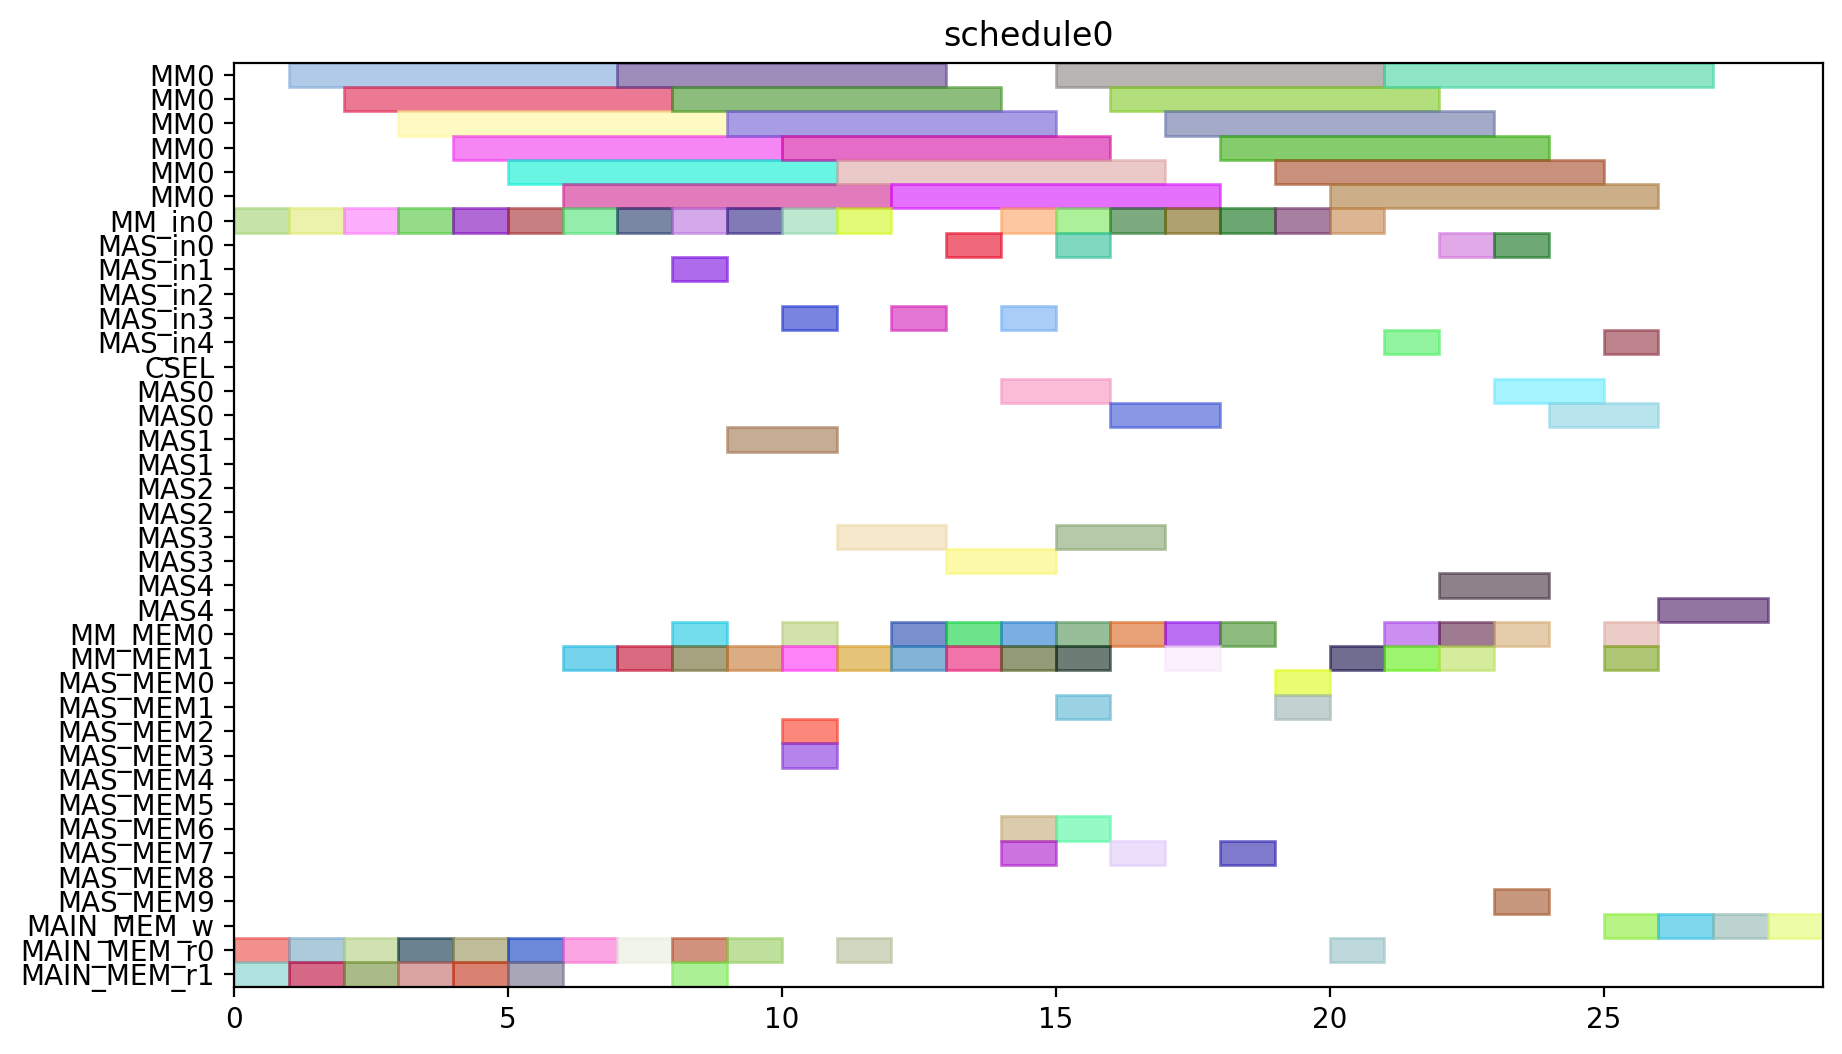

Here is the Python script that generated this plot:
from pyschedule import Scenario, solvers, plotters, alt


def solve():
	horizon = 120
	S = Scenario("schedule0", horizon=horizon)

	# resource
	MM = S.Resources('MM', num=1, size=6)
	MM_in = S.Resources('MM_in', num=1)
	MAS_in = S.Resources('MAS_in', num=5)
	CSEL = S.Resource('CSEL')
	MAS = S.Resources('MAS', num=5, size=2, periods=range(1, horizon))
	MM_MEM = S.Resources('MM_MEM', num=2)
	MAS_MEM = S.Resources('MAS_MEM', num=10)
	MAIN_MEM_w = S.Resource('MAIN_MEM_w', size=1)
	MAIN_MEM_r = S.Resources('MAIN_MEM_r', num=2)

	# result of previous scheduling

	# new tasks
	T1 = S.Task('T1', length=6, delay_cost=1)
	T1 += alt(MM)
	T1_in = S.Task('T1_in', length=1, delay_cost=1)
	T1_in += alt(MM_in)
	S += T1_in*MM_in[0]<=T1*MM[0]
	T1_mem0 = S.Task('T1_mem0', length=1, delay_cost=1)
	T1_mem0 += MAIN_MEM_r[0]
	S += T1_mem0 <= T1

	T1_mem1 = S.Task('T1_mem1', length=1, delay_cost=1)
	T1_mem1 += MAIN_MEM_r[1]
	S += T1_mem1 <= T1

	T2 = S.Task('T2', length=6, delay_cost=1)
	T2 += alt(MM)
	T2_in = S.Task('T2_in', length=1, delay_cost=1)
	T2_in += alt(MM_in)
	S += T2_in*MM_in[0]<=T2*MM[0]
	T2_mem0 = S.Task('T2_mem0', length=1, delay_cost=1)
	T2_mem0 += MAIN_MEM_r[0]
	S += T2_mem0 <= T2

	T2_mem1 = S.Task('T2_mem1', length=1, delay_cost=1)
	T2_mem1 += MAIN_MEM_r[1]
	S += T2_mem1 <= T2

	T3 = S.Task('T3', length=6, delay_cost=1)
	T3 += alt(MM)
	T3_in = S.Task('T3_in', length=1, delay_cost=1)
	T3_in += alt(MM_in)
	S += T3_in*MM_in[0]<=T3*MM[0]
	T3_mem0 = S.Task('T3_mem0', length=1, delay_cost=1)
	T3_mem0 += MAIN_MEM_r[0]
	S += T3_mem0 <= T3

	T3_mem1 = S.Task('T3_mem1', length=1, delay_cost=1)
	T3_mem1 += MAIN_MEM_r[1]
	S += T3_mem1 <= T3

	T4 = S.Task('T4', length=6, delay_cost=1)
	T4 += alt(MM)
	T4_in = S.Task('T4_in', length=1, delay_cost=1)
	T4_in += alt(MM_in)
	S += T4_in*MM_in[0]<=T4*MM[0]
	T4_mem0 = S.Task('T4_mem0', length=1, delay_cost=1)
	T4_mem0 += MAIN_MEM_r[0]
	S += T4_mem0 <= T4

	T4_mem1 = S.Task('T4_mem1', length=1, delay_cost=1)
	T4_mem1 += MAIN_MEM_r[1]
	S += T4_mem1 <= T4

	T5 = S.Task('T5', length=6, delay_cost=1)
	T5 += alt(MM)
	T5_in = S.Task('T5_in', length=1, delay_cost=1)
	T5_in += alt(MM_in)
	S += T5_in*MM_in[0]<=T5*MM[0]
	T5_mem0 = S.Task('T5_mem0', length=1, delay_cost=1)
	T5_mem0 += MAIN_MEM_r[0]
	S += T5_mem0 <= T5

	T5_mem1 = S.Task('T5_mem1', length=1, delay_cost=1)
	T5_mem1 += MAIN_MEM_r[1]
	S += T5_mem1 <= T5

	T6 = S.Task('T6', length=6, delay_cost=1)
	T6 += alt(MM)
	T6_in = S.Task('T6_in', length=1, delay_cost=1)
	T6_in += alt(MM_in)
	S += T6_in*MM_in[0]<=T6*MM[0]
	T6_mem0 = S.Task('T6_mem0', length=1, delay_cost=1)
	T6_mem0 += MAIN_MEM_r[0]
	S += T6_mem0 <= T6

	T6_mem1 = S.Task('T6_mem1', length=1, delay_cost=1)
	T6_mem1 += MAIN_MEM_r[1]
	S += T6_mem1 <= T6

	T7 = S.Task('T7', length=6, delay_cost=1)
	T7 += alt(MM)
	T7_in = S.Task('T7_in', length=1, delay_cost=1)
	T7_in += alt(MM_in)
	S += T7_in*MM_in[0]<=T7*MM[0]
	T7_mem0 = S.Task('T7_mem0', length=1, delay_cost=1)
	T7_mem0 += MAIN_MEM_r[0]
	S += T7_mem0 <= T7

	T7_mem1 = S.Task('T7_mem1', length=1, delay_cost=1)
	T7_mem1 += MAIN_MEM_r[1]
	S += T7_mem1 <= T7

	T8 = S.Task('T8', length=6, delay_cost=1)
	T8 += alt(MM)
	T8_in = S.Task('T8_in', length=1, delay_cost=1)
	T8_in += alt(MM_in)
	S += T8_in*MM_in[0]<=T8*MM[0]
	T8_mem0 = S.Task('T8_mem0', length=1, delay_cost=1)
	T8_mem0 += MAIN_MEM_r[0]
	S += T8_mem0 <= T8

	T8_mem1 = S.Task('T8_mem1', length=1, delay_cost=1)
	T8_mem1 += alt(MM_MEM)
	S += (T1*MM[0])-1 < T8_mem1*MM_MEM[1]
	S += T8_mem1 <= T8

	T9 = S.Task('T9', length=6, delay_cost=1)
	T9 += alt(MM)
	T9_in = S.Task('T9_in', length=1, delay_cost=1)
	T9_in += alt(MM_in)
	S += T9_in*MM_in[0]<=T9*MM[0]
	T9_mem0 = S.Task('T9_mem0', length=1, delay_cost=1)
	T9_mem0 += MAIN_MEM_r[0]
	S += T9_mem0 <= T9

	T9_mem1 = S.Task('T9_mem1', length=1, delay_cost=1)
	T9_mem1 += alt(MM_MEM)
	S += (T1*MM[0])-1 < T9_mem1*MM_MEM[1]
	S += T9_mem1 <= T9

	T10 = S.Task('T10', length=6, delay_cost=1)
	T10 += alt(MM)
	T10_in = S.Task('T10_in', length=1, delay_cost=1)
	T10_in += alt(MM_in)
	S += T10_in*MM_in[0]<=T10*MM[0]
	T10_mem0 = S.Task('T10_mem0', length=1, delay_cost=1)
	T10_mem0 += MAIN_MEM_r[0]
	S += T10_mem0 <= T10

	T10_mem1 = S.Task('T10_mem1', length=1, delay_cost=1)
	T10_mem1 += alt(MM_MEM)
	S += (T3*MM[0])-1 < T10_mem1*MM_MEM[1]
	S += T10_mem1 <= T10

	T11 = S.Task('T11', length=6, delay_cost=1)
	T11 += alt(MM)
	T11_in = S.Task('T11_in', length=1, delay_cost=1)
	T11_in += alt(MM_in)
	S += T11_in*MM_in[0]<=T11*MM[0]
	T11_mem0 = S.Task('T11_mem0', length=1, delay_cost=1)
	T11_mem0 += MAIN_MEM_r[0]
	S += T11_mem0 <= T11

	T11_mem1 = S.Task('T11_mem1', length=1, delay_cost=1)
	T11_mem1 += alt(MM_MEM)
	S += (T3*MM[0])-1 < T11_mem1*MM_MEM[1]
	S += T11_mem1 <= T11

	T12 = S.Task('T12', length=2, delay_cost=1)
	T12 += alt(MAS)
	T12_in = S.Task('T12_in', length=1, delay_cost=1)
	T12_in += alt(MAS_in)
	S += T12_in*MAS_in[0]<=T12*MAS[0]

	S += T12_in*MAS_in[1]<=T12*MAS[1]

	S += T12_in*MAS_in[2]<=T12*MAS[2]

	S += T12_in*MAS_in[3]<=T12*MAS[3]

	S += T12_in*MAS_in[4]<=T12*MAS[4]

	T12_mem0 = S.Task('T12_mem0', length=1, delay_cost=1)
	T12_mem0 += alt(MM_MEM)
	S += (T4*MM[0])-1 < T12_mem0*MM_MEM[0]
	S += T12_mem0 <= T12

	T12_mem1 = S.Task('T12_mem1', length=1, delay_cost=1)
	T12_mem1 += alt(MM_MEM)
	S += (T2*MM[0])-1 < T12_mem1*MM_MEM[1]
	S += T12_mem1 <= T12

	T13 = S.Task('T13', length=2, delay_cost=1)
	T13 += alt(MAS)
	T13_in = S.Task('T13_in', length=1, delay_cost=1)
	T13_in += alt(MAS_in)
	S += T13_in*MAS_in[0]<=T13*MAS[0]

	S += T13_in*MAS_in[1]<=T13*MAS[1]

	S += T13_in*MAS_in[2]<=T13*MAS[2]

	S += T13_in*MAS_in[3]<=T13*MAS[3]

	S += T13_in*MAS_in[4]<=T13*MAS[4]

	T13_mem0 = S.Task('T13_mem0', length=1, delay_cost=1)
	T13_mem0 += alt(MM_MEM)
	S += (T4*MM[0])-1 < T13_mem0*MM_MEM[0]
	S += T13_mem0 <= T13

	T13_mem1 = S.Task('T13_mem1', length=1, delay_cost=1)
	T13_mem1 += alt(MM_MEM)
	S += (T2*MM[0])-1 < T13_mem1*MM_MEM[1]
	S += T13_mem1 <= T13

	T15 = S.Task('T15', length=2, delay_cost=1)
	T15 += alt(MAS)
	T15_in = S.Task('T15_in', length=1, delay_cost=1)
	T15_in += alt(MAS_in)
	S += T15_in*MAS_in[0]<=T15*MAS[0]

	S += T15_in*MAS_in[1]<=T15*MAS[1]

	S += T15_in*MAS_in[2]<=T15*MAS[2]

	S += T15_in*MAS_in[3]<=T15*MAS[3]

	S += T15_in*MAS_in[4]<=T15*MAS[4]

	T15_mem0 = S.Task('T15_mem0', length=1, delay_cost=1)
	T15_mem0 += alt(MM_MEM)
	S += (T7*MM[0])-1 < T15_mem0*MM_MEM[0]
	S += T15_mem0 <= T15

	T15_mem1 = S.Task('T15_mem1', length=1, delay_cost=1)
	T15_mem1 += alt(MM_MEM)
	S += (T7*MM[0])-1 < T15_mem1*MM_MEM[1]
	S += T15_mem1 <= T15

	T14 = S.Task('T14', length=6, delay_cost=1)
	T14 += alt(MM)
	T14_in = S.Task('T14_in', length=1, delay_cost=1)
	T14_in += alt(MM_in)
	S += T14_in*MM_in[0]<=T14*MM[0]
	T14_mem0 = S.Task('T14_mem0', length=1, delay_cost=1)
	T14_mem0 += alt(MAS_MEM)
	S += (T13*MAS[0])-1 < T14_mem0*MAS_MEM[0]
	S += (T13*MAS[1])-1 < T14_mem0*MAS_MEM[2]
	S += (T13*MAS[2])-1 < T14_mem0*MAS_MEM[4]
	S += (T13*MAS[3])-1 < T14_mem0*MAS_MEM[6]
	S += (T13*MAS[4])-1 < T14_mem0*MAS_MEM[8]
	S += T14_mem0 <= T14

	T14_mem1 = S.Task('T14_mem1', length=1, delay_cost=1)
	T14_mem1 += alt(MAS_MEM)
	S += (T13*MAS[0])-1 < T14_mem1*MAS_MEM[1]
	S += (T13*MAS[1])-1 < T14_mem1*MAS_MEM[3]
	S += (T13*MAS[2])-1 < T14_mem1*MAS_MEM[5]
	S += (T13*MAS[3])-1 < T14_mem1*MAS_MEM[7]
	S += (T13*MAS[4])-1 < T14_mem1*MAS_MEM[9]
	S += T14_mem1 <= T14

	T16 = S.Task('T16', length=6, delay_cost=1)
	T16 += alt(MM)
	T16_in = S.Task('T16_in', length=1, delay_cost=1)
	T16_in += alt(MM_in)
	S += T16_in*MM_in[0]<=T16*MM[0]
	T16_mem0 = S.Task('T16_mem0', length=1, delay_cost=1)
	T16_mem0 += alt(MM_MEM)
	S += (T1*MM[0])-1 < T16_mem0*MM_MEM[0]
	S += T16_mem0 <= T16

	T16_mem1 = S.Task('T16_mem1', length=1, delay_cost=1)
	T16_mem1 += alt(MM_MEM)
	S += (T8*MM[0])-1 < T16_mem1*MM_MEM[1]
	S += T16_mem1 <= T16

	T17 = S.Task('T17', length=6, delay_cost=1)
	T17 += alt(MM)
	T17_in = S.Task('T17_in', length=1, delay_cost=1)
	T17_in += alt(MM_in)
	S += T17_in*MM_in[0]<=T17*MM[0]
	T17_mem0 = S.Task('T17_mem0', length=1, delay_cost=1)
	T17_mem0 += alt(MM_MEM)
	S += (T8*MM[0])-1 < T17_mem0*MM_MEM[0]
	S += T17_mem0 <= T17

	T17_mem1 = S.Task('T17_mem1', length=1, delay_cost=1)
	T17_mem1 += alt(MAS_MEM)
	S += (T15*MAS[0])-1 < T17_mem1*MAS_MEM[1]
	S += (T15*MAS[1])-1 < T17_mem1*MAS_MEM[3]
	S += (T15*MAS[2])-1 < T17_mem1*MAS_MEM[5]
	S += (T15*MAS[3])-1 < T17_mem1*MAS_MEM[7]
	S += (T15*MAS[4])-1 < T17_mem1*MAS_MEM[9]
	S += T17_mem1 <= T17

	T18 = S.Task('T18', length=2, delay_cost=1)
	T18 += alt(MAS)
	T18_in = S.Task('T18_in', length=1, delay_cost=1)
	T18_in += alt(MAS_in)
	S += T18_in*MAS_in[0]<=T18*MAS[0]

	S += T18_in*MAS_in[1]<=T18*MAS[1]

	S += T18_in*MAS_in[2]<=T18*MAS[2]

	S += T18_in*MAS_in[3]<=T18*MAS[3]

	S += T18_in*MAS_in[4]<=T18*MAS[4]

	T18_mem0 = S.Task('T18_mem0', length=1, delay_cost=1)
	T18_mem0 += alt(MM_MEM)
	S += (T5*MM[0])-1 < T18_mem0*MM_MEM[0]
	S += T18_mem0 <= T18

	T18_mem1 = S.Task('T18_mem1', length=1, delay_cost=1)
	T18_mem1 += alt(MM_MEM)
	S += (T9*MM[0])-1 < T18_mem1*MM_MEM[1]
	S += T18_mem1 <= T18

	T19 = S.Task('T19', length=2, delay_cost=1)
	T19 += alt(MAS)
	T19_in = S.Task('T19_in', length=1, delay_cost=1)
	T19_in += alt(MAS_in)
	S += T19_in*MAS_in[0]<=T19*MAS[0]

	S += T19_in*MAS_in[1]<=T19*MAS[1]

	S += T19_in*MAS_in[2]<=T19*MAS[2]

	S += T19_in*MAS_in[3]<=T19*MAS[3]

	S += T19_in*MAS_in[4]<=T19*MAS[4]

	T19_mem0 = S.Task('T19_mem0', length=1, delay_cost=1)
	T19_mem0 += alt(MM_MEM)
	S += (T5*MM[0])-1 < T19_mem0*MM_MEM[0]
	S += T19_mem0 <= T19

	T19_mem1 = S.Task('T19_mem1', length=1, delay_cost=1)
	T19_mem1 += alt(MM_MEM)
	S += (T9*MM[0])-1 < T19_mem1*MM_MEM[1]
	S += T19_mem1 <= T19

	T21 = S.Task('T21', length=2, delay_cost=1)
	T21 += alt(MAS)
	T21_in = S.Task('T21_in', length=1, delay_cost=1)
	T21_in += alt(MAS_in)
	S += T21_in*MAS_in[0]<=T21*MAS[0]

	S += T21_in*MAS_in[1]<=T21*MAS[1]

	S += T21_in*MAS_in[2]<=T21*MAS[2]

	S += T21_in*MAS_in[3]<=T21*MAS[3]

	S += T21_in*MAS_in[4]<=T21*MAS[4]

	T21_mem0 = S.Task('T21_mem0', length=1, delay_cost=1)
	T21_mem0 += alt(MM_MEM)
	S += (T6*MM[0])-1 < T21_mem0*MM_MEM[0]
	S += T21_mem0 <= T21

	T21_mem1 = S.Task('T21_mem1', length=1, delay_cost=1)
	T21_mem1 += alt(MM_MEM)
	S += (T10*MM[0])-1 < T21_mem1*MM_MEM[1]
	S += T21_mem1 <= T21

	T24 = S.Task('T24', length=6, delay_cost=1)
	T24 += alt(MM)
	T24_in = S.Task('T24_in', length=1, delay_cost=1)
	T24_in += alt(MM_in)
	S += T24_in*MM_in[0]<=T24*MM[0]
	T24_mem0 = S.Task('T24_mem0', length=1, delay_cost=1)
	T24_mem0 += alt(MM_MEM)
	S += (T11*MM[0])-1 < T24_mem0*MM_MEM[0]
	S += T24_mem0 <= T24

	T24_mem1 = S.Task('T24_mem1', length=1, delay_cost=1)
	T24_mem1 += alt(MAS_MEM)
	S += (T12*MAS[0])-1 < T24_mem1*MAS_MEM[1]
	S += (T12*MAS[1])-1 < T24_mem1*MAS_MEM[3]
	S += (T12*MAS[2])-1 < T24_mem1*MAS_MEM[5]
	S += (T12*MAS[3])-1 < T24_mem1*MAS_MEM[7]
	S += (T12*MAS[4])-1 < T24_mem1*MAS_MEM[9]
	S += T24_mem1 <= T24

	T20 = S.Task('T20', length=6, delay_cost=1)
	T20 += alt(MM)
	T20_in = S.Task('T20_in', length=1, delay_cost=1)
	T20_in += alt(MM_in)
	S += T20_in*MM_in[0]<=T20*MM[0]
	T20_mem0 = S.Task('T20_mem0', length=1, delay_cost=1)
	T20_mem0 += alt(MAS_MEM)
	S += (T15*MAS[0])-1 < T20_mem0*MAS_MEM[0]
	S += (T15*MAS[1])-1 < T20_mem0*MAS_MEM[2]
	S += (T15*MAS[2])-1 < T20_mem0*MAS_MEM[4]
	S += (T15*MAS[3])-1 < T20_mem0*MAS_MEM[6]
	S += (T15*MAS[4])-1 < T20_mem0*MAS_MEM[8]
	S += T20_mem0 <= T20

	T20_mem1 = S.Task('T20_mem1', length=1, delay_cost=1)
	T20_mem1 += alt(MAS_MEM)
	S += (T18*MAS[0])-1 < T20_mem1*MAS_MEM[1]
	S += (T18*MAS[1])-1 < T20_mem1*MAS_MEM[3]
	S += (T18*MAS[2])-1 < T20_mem1*MAS_MEM[5]
	S += (T18*MAS[3])-1 < T20_mem1*MAS_MEM[7]
	S += (T18*MAS[4])-1 < T20_mem1*MAS_MEM[9]
	S += T20_mem1 <= T20

	T22 = S.Task('T22', length=6, delay_cost=1)
	T22 += alt(MM)
	T22_in = S.Task('T22_in', length=1, delay_cost=1)
	T22_in += alt(MM_in)
	S += T22_in*MM_in[0]<=T22*MM[0]
	T22_mem0 = S.Task('T22_mem0', length=1, delay_cost=1)
	T22_mem0 += alt(MAS_MEM)
	S += (T21*MAS[0])-1 < T22_mem0*MAS_MEM[0]
	S += (T21*MAS[1])-1 < T22_mem0*MAS_MEM[2]
	S += (T21*MAS[2])-1 < T22_mem0*MAS_MEM[4]
	S += (T21*MAS[3])-1 < T22_mem0*MAS_MEM[6]
	S += (T21*MAS[4])-1 < T22_mem0*MAS_MEM[8]
	S += T22_mem0 <= T22

	T22_mem1 = S.Task('T22_mem1', length=1, delay_cost=1)
	T22_mem1 += alt(MAS_MEM)
	S += (T21*MAS[0])-1 < T22_mem1*MAS_MEM[1]
	S += (T21*MAS[1])-1 < T22_mem1*MAS_MEM[3]
	S += (T21*MAS[2])-1 < T22_mem1*MAS_MEM[5]
	S += (T21*MAS[3])-1 < T22_mem1*MAS_MEM[7]
	S += (T21*MAS[4])-1 < T22_mem1*MAS_MEM[9]
	S += T22_mem1 <= T22

	T23 = S.Task('T23', length=6, delay_cost=1)
	T23 += alt(MM)
	T23_in = S.Task('T23_in', length=1, delay_cost=1)
	T23_in += alt(MM_in)
	S += T23_in*MM_in[0]<=T23*MM[0]
	T23_mem0 = S.Task('T23_mem0', length=1, delay_cost=1)
	T23_mem0 += alt(MAS_MEM)
	S += (T19*MAS[0])-1 < T23_mem0*MAS_MEM[0]
	S += (T19*MAS[1])-1 < T23_mem0*MAS_MEM[2]
	S += (T19*MAS[2])-1 < T23_mem0*MAS_MEM[4]
	S += (T19*MAS[3])-1 < T23_mem0*MAS_MEM[6]
	S += (T19*MAS[4])-1 < T23_mem0*MAS_MEM[8]
	S += T23_mem0 <= T23

	T23_mem1 = S.Task('T23_mem1', length=1, delay_cost=1)
	T23_mem1 += alt(MAS_MEM)
	S += (T19*MAS[0])-1 < T23_mem1*MAS_MEM[1]
	S += (T19*MAS[1])-1 < T23_mem1*MAS_MEM[3]
	S += (T19*MAS[2])-1 < T23_mem1*MAS_MEM[5]
	S += (T19*MAS[3])-1 < T23_mem1*MAS_MEM[7]
	S += (T19*MAS[4])-1 < T23_mem1*MAS_MEM[9]
	S += T23_mem1 <= T23

	Z2_new = S.Task('Z2_new', length=6, delay_cost=1)
	Z2_new += alt(MM)
	Z2_new_in = S.Task('Z2_new_in', length=1, delay_cost=1)
	Z2_new_in += alt(MM_in)
	S += Z2_new_in*MM_in[0]<=Z2_new*MM[0]
	S += 0<Z2_new

	Z2_new_w = S.Task('Z2_new_w', length=1, delay_cost=1)
	Z2_new_w += alt(MAIN_MEM_w)
	S += Z2_new <= Z2_new_w

	Z2_new_mem0 = S.Task('Z2_new_mem0', length=1, delay_cost=1)
	Z2_new_mem0 += MAIN_MEM_r[0]
	S += Z2_new_mem0 <= Z2_new

	Z2_new_mem1 = S.Task('Z2_new_mem1', length=1, delay_cost=1)
	Z2_new_mem1 += alt(MM_MEM)
	S += (T14*MM[0])-1 < Z2_new_mem1*MM_MEM[1]
	S += Z2_new_mem1 <= Z2_new

	T25 = S.Task('T25', length=2, delay_cost=1)
	T25 += alt(MAS)
	T25_in = S.Task('T25_in', length=1, delay_cost=1)
	T25_in += alt(MAS_in)
	S += T25_in*MAS_in[0]<=T25*MAS[0]

	S += T25_in*MAS_in[1]<=T25*MAS[1]

	S += T25_in*MAS_in[2]<=T25*MAS[2]

	S += T25_in*MAS_in[3]<=T25*MAS[3]

	S += T25_in*MAS_in[4]<=T25*MAS[4]

	T25_mem0 = S.Task('T25_mem0', length=1, delay_cost=1)
	T25_mem0 += alt(MM_MEM)
	S += (T20*MM[0])-1 < T25_mem0*MM_MEM[0]
	S += T25_mem0 <= T25

	T25_mem1 = S.Task('T25_mem1', length=1, delay_cost=1)
	T25_mem1 += alt(MM_MEM)
	S += (T20*MM[0])-1 < T25_mem1*MM_MEM[1]
	S += T25_mem1 <= T25

	X2_new = S.Task('X2_new', length=2, delay_cost=1)
	X2_new += alt(MAS)
	X2_new_in = S.Task('X2_new_in', length=1, delay_cost=1)
	X2_new_in += alt(MAS_in)
	S += X2_new_in*MAS_in[0]<=X2_new*MAS[0]

	S += X2_new_in*MAS_in[1]<=X2_new*MAS[1]

	S += X2_new_in*MAS_in[2]<=X2_new*MAS[2]

	S += X2_new_in*MAS_in[3]<=X2_new*MAS[3]

	S += X2_new_in*MAS_in[4]<=X2_new*MAS[4]

	S += 0<X2_new

	X2_new_w = S.Task('X2_new_w', length=1, delay_cost=1)
	X2_new_w += alt(MAIN_MEM_w)
	S += X2_new <= X2_new_w

	X2_new_mem0 = S.Task('X2_new_mem0', length=1, delay_cost=1)
	X2_new_mem0 += alt(MM_MEM)
	S += (T22*MM[0])-1 < X2_new_mem0*MM_MEM[0]
	S += X2_new_mem0 <= X2_new

	X2_new_mem1 = S.Task('X2_new_mem1', length=1, delay_cost=1)
	X2_new_mem1 += alt(MM_MEM)
	S += (T24*MM[0])-1 < X2_new_mem1*MM_MEM[1]
	S += X2_new_mem1 <= X2_new

	X1_new = S.Task('X1_new', length=2, delay_cost=1)
	X1_new += alt(MAS)
	X1_new_in = S.Task('X1_new_in', length=1, delay_cost=1)
	X1_new_in += alt(MAS_in)
	S += X1_new_in*MAS_in[0]<=X1_new*MAS[0]

	S += X1_new_in*MAS_in[1]<=X1_new*MAS[1]

	S += X1_new_in*MAS_in[2]<=X1_new*MAS[2]

	S += X1_new_in*MAS_in[3]<=X1_new*MAS[3]

	S += X1_new_in*MAS_in[4]<=X1_new*MAS[4]

	S += 0<X1_new

	X1_new_w = S.Task('X1_new_w', length=1, delay_cost=1)
	X1_new_w += alt(MAIN_MEM_w)
	S += X1_new <= X1_new_w

	X1_new_mem0 = S.Task('X1_new_mem0', length=1, delay_cost=1)
	X1_new_mem0 += alt(MM_MEM)
	S += (T23*MM[0])-1 < X1_new_mem0*MM_MEM[0]
	S += X1_new_mem0 <= X1_new

	X1_new_mem1 = S.Task('X1_new_mem1', length=1, delay_cost=1)
	X1_new_mem1 += alt(MM_MEM)
	S += (T17*MM[0])-1 < X1_new_mem1*MM_MEM[1]
	S += X1_new_mem1 <= X1_new

	Z1_new = S.Task('Z1_new', length=2, delay_cost=1)
	Z1_new += alt(MAS)
	Z1_new_in = S.Task('Z1_new_in', length=1, delay_cost=1)
	Z1_new_in += alt(MAS_in)
	S += Z1_new_in*MAS_in[0]<=Z1_new*MAS[0]

	S += Z1_new_in*MAS_in[1]<=Z1_new*MAS[1]

	S += Z1_new_in*MAS_in[2]<=Z1_new*MAS[2]

	S += Z1_new_in*MAS_in[3]<=Z1_new*MAS[3]

	S += Z1_new_in*MAS_in[4]<=Z1_new*MAS[4]

	S += 0<Z1_new

	Z1_new_w = S.Task('Z1_new_w', length=1, delay_cost=1)
	Z1_new_w += alt(MAIN_MEM_w)
	S += Z1_new <= Z1_new_w

	Z1_new_mem0 = S.Task('Z1_new_mem0', length=1, delay_cost=1)
	Z1_new_mem0 += alt(MM_MEM)
	S += (T16*MM[0])-1 < Z1_new_mem0*MM_MEM[0]
	S += Z1_new_mem0 <= Z1_new

	Z1_new_mem1 = S.Task('Z1_new_mem1', length=1, delay_cost=1)
	Z1_new_mem1 += alt(MAS_MEM)
	S += (T25*MAS[0])-1 < Z1_new_mem1*MAS_MEM[1]
	S += (T25*MAS[1])-1 < Z1_new_mem1*MAS_MEM[3]
	S += (T25*MAS[2])-1 < Z1_new_mem1*MAS_MEM[5]
	S += (T25*MAS[3])-1 < Z1_new_mem1*MAS_MEM[7]
	S += (T25*MAS[4])-1 < Z1_new_mem1*MAS_MEM[9]
	S += Z1_new_mem1 <= Z1_new

	solvers.mip.solve(S,msg=1,kind='CPLEX',ratio_gap=1.01)

	solution = [['hoge']*len(S.solution()[1]) for i in range(len(S.solution()))]
	for i in range(len(S.solution())):
		for j in range(len(S.solution()[i])):
			solution[i][j]=str(S.solution()[i][j])
	print(solution)

	cycles = int(solution[-1][3])

	pic_file_name = "/mnt/rose/usr1/fukuda/ABE/multiRAM_multiMAS_16mux/scheduling_result/stage6MM1_stage2MAS5/EP_LADDERMUL/schedule0.png"
	if(S.solution() != []):
		plotters.matplotlib.plot(S,img_filename=pic_file_name, show_task_labels=False, fig_size=(cycles*0.25+3, 6))

	return solution
